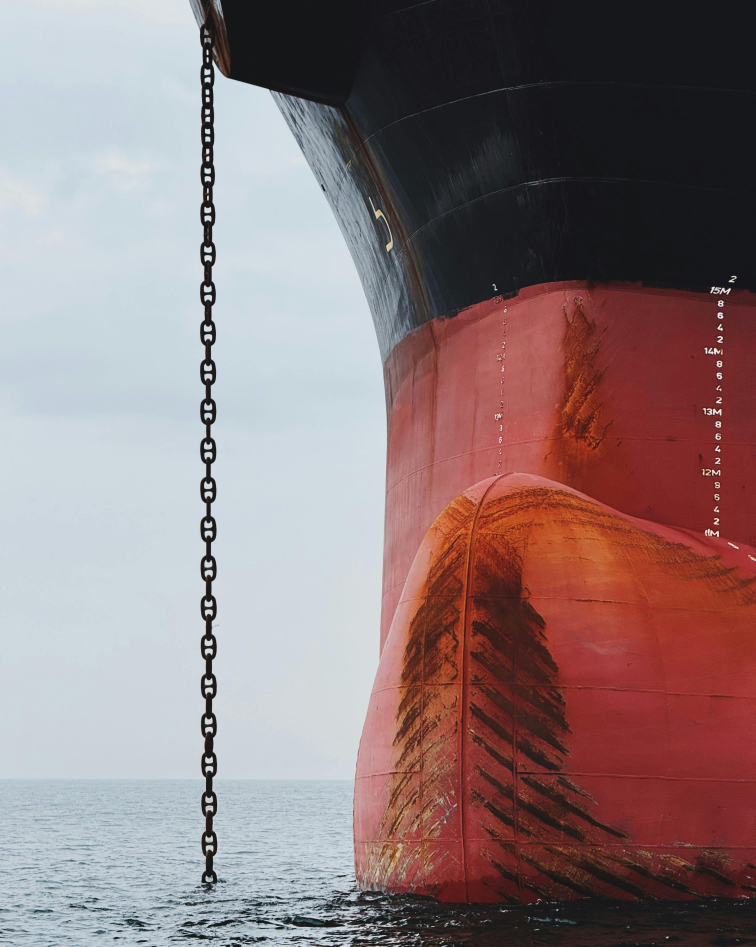
#> input picture src/assets/ship-hull.jpg, 3024 x 3786 px, given in place of the camera (shown at 1/4 size)
$ python 'Opencv Video.py'
#> lines starting #> are read from the running program, lines starting #| are printed output that depends on the picture; long printed decimals are rounded
#> further down, frame is the input picture: shape (3786, 3024, 3); mean B, G, R 123.4, 121.7, 141.2
#|   type  : <class 'numpy.ndarray'>
#|   shape : (3786, 3024, 3)  (height, width, channels)
#|   dtype : uint8
#|   min   : 0   max: 255
#|   mean  : 128.74
import cv2
import numpy as np

VIDEO_PATH = ''

# ---------------------------------------------------------------------------
# Enhancement functions
# ---------------------------------------------------------------------------

def enhance_contrast(frame, alpha=1.5, beta=20):
    """
    alpha > 1 increases contrast, beta increases brightness.
    """
#> called with alpha = 1.5, beta = 20
    return cv2.convertScaleAbs(frame, alpha=alpha, beta=beta)
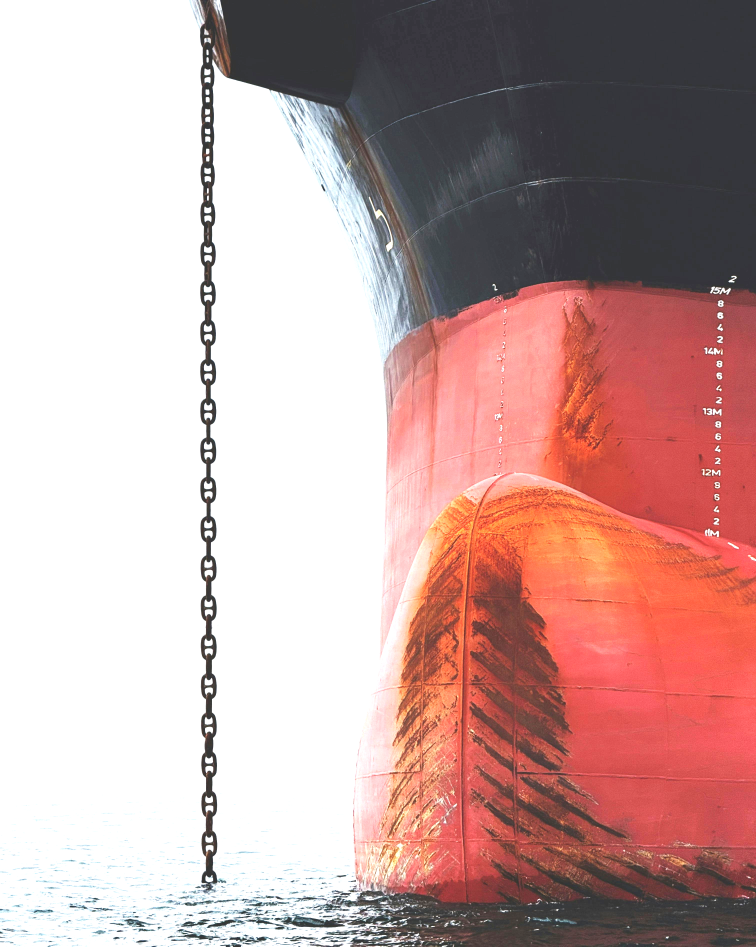
#> returned value: shape (3786, 3024, 3) (shown at 1/4 size); mean of channels 0, 1, 2 163, 165.5, 198.3; drawn as B, G, R


def enhance_clahe(frame, clip_limit=2.0, tile_size=(8, 8)):
    """
    Equalises contrast in local regions rather than the whole image.
    """
#> called with clip_limit = 2, tile_size = (8, 8)
    lab   = cv2.cvtColor(frame, cv2.COLOR_BGR2LAB)
#> lab: shape (3786, 3024, 3); mean of channels 0, 1, 2 132.6, 137.3, 132
    clahe = cv2.createCLAHE(clipLimit=clip_limit, tileGridSize=tile_size)
    lab[:, :, 0] = clahe.apply(lab[:, :, 0])
#> lab: shape (3786, 3024, 3); mean of channels 0, 1, 2 138, 137.3, 132
    return cv2.cvtColor(lab, cv2.COLOR_LAB2BGR)
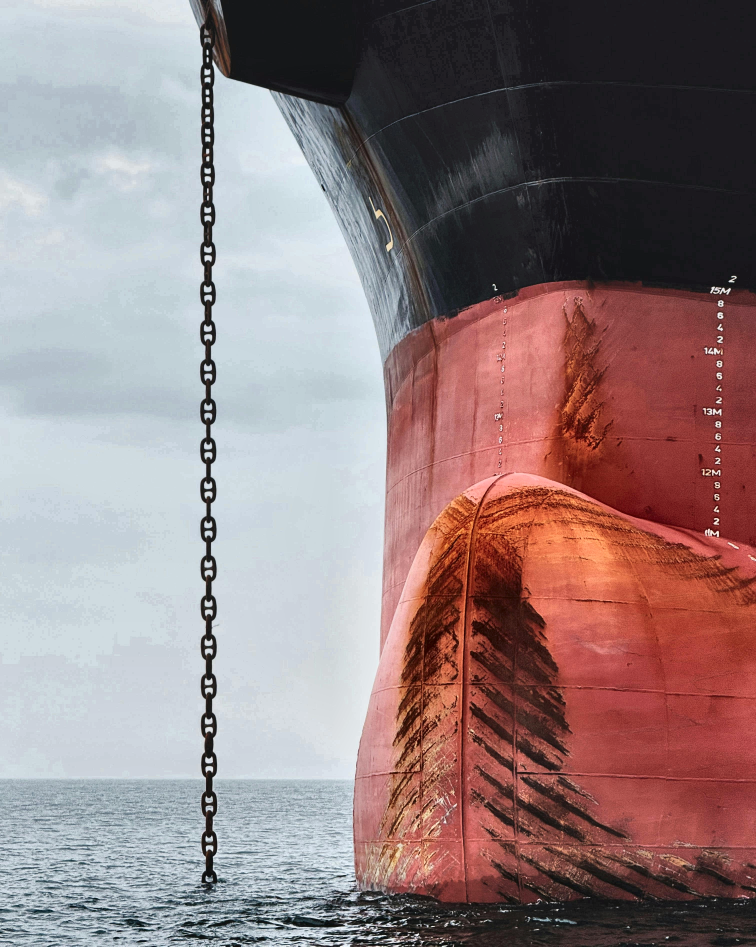
#> returned value: shape (3786, 3024, 3) (shown at 1/4 size); mean B, G, R 127.9, 126.8, 147


def enhance_sharpen(frame):
    """
    Sharpens edges, used if footage is slightly blurry.
    """
    kernel = np.array([[0, -1,  0],
                       [-1,  5, -1],
                       [0, -1,  0]])
#> kernel = [[0, -1, 0], [-1, 5, -1], [0, -1, 0]]
    return cv2.filter2D(frame, -1, kernel)


def enhance_denoise(frame):
    """
    Removes grain/noise. Slower than the others but good for murky water.
    "h" is the filter strength, higher = smoother but loses detail.
    """
    return cv2.fastNlMeansDenoisingColored(frame, h=10)


def enhance_histeq(frame):
    """
    Histogram equalisation, spreads out pixel intensities globally.
    Less controlled than CLAHE but faster.
    """
    lab = cv2.cvtColor(frame, cv2.COLOR_BGR2LAB)
    lab[:, :, 0] = cv2.equalizeHist(lab[:, :, 0])
#> lab: shape (3786, 3024, 3); mean of channels 0, 1, 2 130.6, 137.3, 132
    return cv2.cvtColor(lab, cv2.COLOR_LAB2BGR)
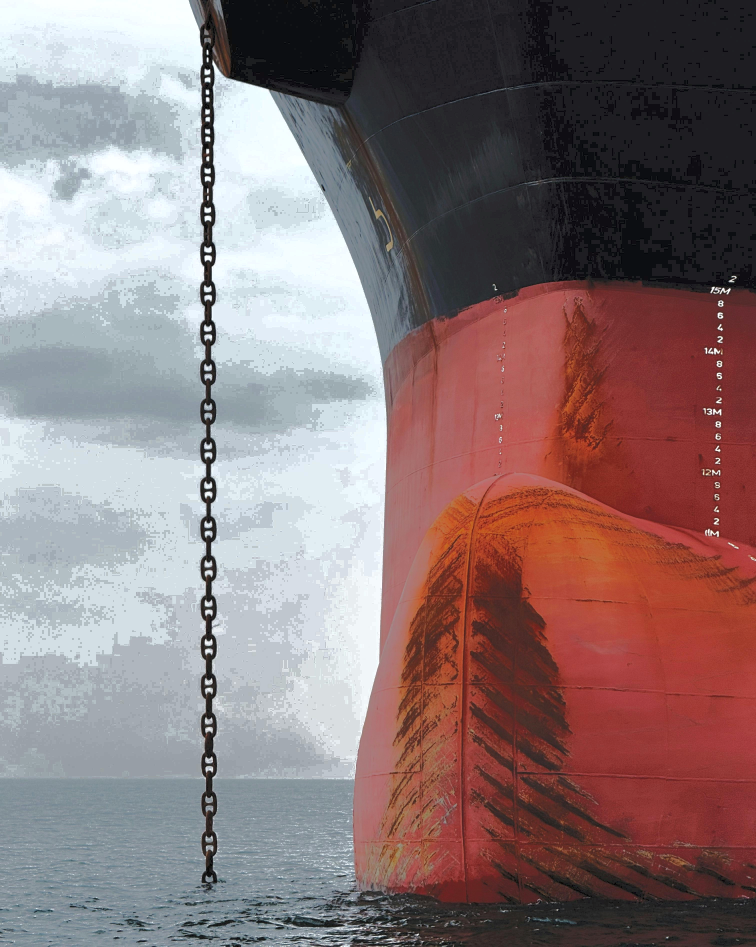
#> returned value: shape (3786, 3024, 3) (shown at 1/4 size); mean B, G, R 120.3, 119.1, 138.7

# Debugging purpose only
def print_frame_info(frame, label="Frame"):
    """
    Prints the NumPy array info for a frame.
    """
    print(f"\n[{label}]")
    print(f"  type  : {type(frame)}")
    print(f"  shape : {frame.shape}  (height, width, channels)")
    print(f"  dtype : {frame.dtype}")
    print(f"  min   : {frame.min()}   max: {frame.max()}")
    print(f"  mean  : {frame.mean():.2f}")


# ---------------------------------------------------------------------------
# Main
# ---------------------------------------------------------------------------

cap = cv2.VideoCapture(VIDEO_PATH)

total_frames = int(cap.get(cv2.CAP_PROP_FRAME_COUNT))
fps          = int(cap.get(cv2.CAP_PROP_FPS))

if not cap.isOpened():
    print("Error: could not open video file.")
    exit()

print(f"File opened successfully!")
print(f"Total frames : {total_frames}")
print(f"FPS          : {fps}")

ret, frame = cap.read()
if not ret:
    print("Error: couldn't read frame.")
    cap.release()
    exit()

print_frame_info(frame, "Original (raw)")

# Apply all enhancements and store them
enhancements = {
    "original":  frame,
    "contrast":  enhance_contrast(frame),
    "clahe":     enhance_clahe(frame),
    "sharpen":   enhance_sharpen(frame),
    "denoise":   enhance_denoise(frame),
    "histeq":    enhance_histeq(frame),
}

# Show each one, press any key to move to the next
for name, enhanced in enhancements.items():
    print_frame_info(enhanced, name)
    cv2.imshow(f"Enhancement: {name} (press any key for next)", enhanced)
    cv2.waitKey(0)
    cv2.destroyAllWindows()
#> this loop made 6 passes
#> name on passes 1 to 6: 'original', 'contrast', 'clahe', 'sharpen', 'denoise', 'histeq'
#> (printed output is left out)

# ---------------------------------------------------------------------------
# NumPy operations
# ---------------------------------------------------------------------------

print("\n--- NumPy preprocessing steps ---")

# Resize to model input size
resized = cv2.resize(frame, (224, 224))
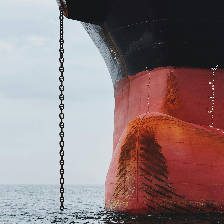
#> resized: shape (224, 224, 3); mean B, G, R 123.3, 121.7, 141.2
print_frame_info(resized, "After resize to 224x224")
#|   type  : <class 'numpy.ndarray'>
#|   shape : (224, 224, 3)  (height, width, channels)
#|   dtype : uint8
#|   min   : 1   max: 255
#|   mean  : 128.73

# Convert BGR → RGB
rgb = cv2.cvtColor(resized, cv2.COLOR_BGR2RGB)
print_frame_info(rgb, "After BGR -> RGB")
#|   type  : <class 'numpy.ndarray'>
#|   shape : (224, 224, 3)  (height, width, channels)
#|   dtype : uint8
#|   min   : 1   max: 255
#|   mean  : 128.73

# Normalise to [0.0, 1.0]
normalised = rgb.astype(np.float32) / 255.0
print_frame_info(normalised, "After normalise / 255")
#|   type  : <class 'numpy.ndarray'>
#|   shape : (224, 224, 3)  (height, width, channels)
#|   dtype : float32
#|   min   : 0.003922   max: 1.0
#|   mean  : 0.50

# Add batch dimension (H, W, C) → (1, H, W, C)
batched = np.expand_dims(normalised, axis=0)
print(f"\n[After expand_dims]")
print(f"  shape : {batched.shape}")
#|   shape : (1, 224, 224, 3)

cap.release()
print("\nDone.")
